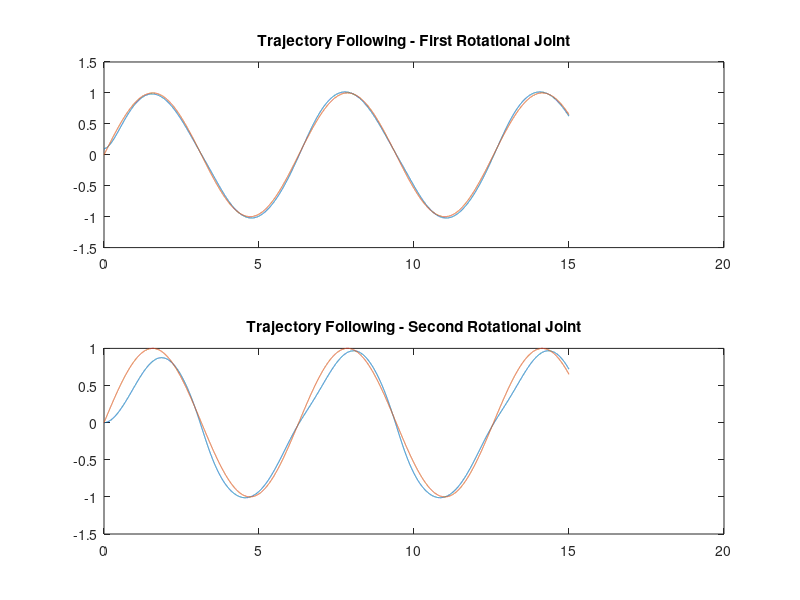
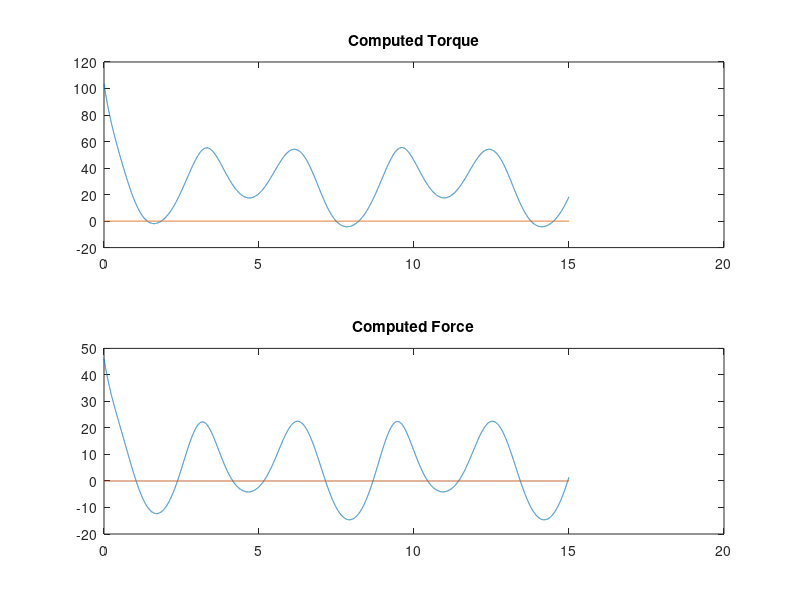
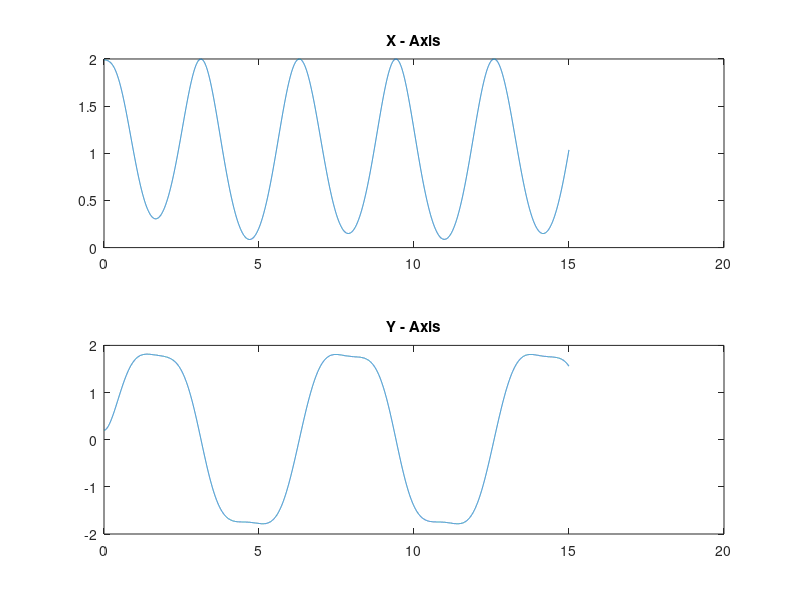
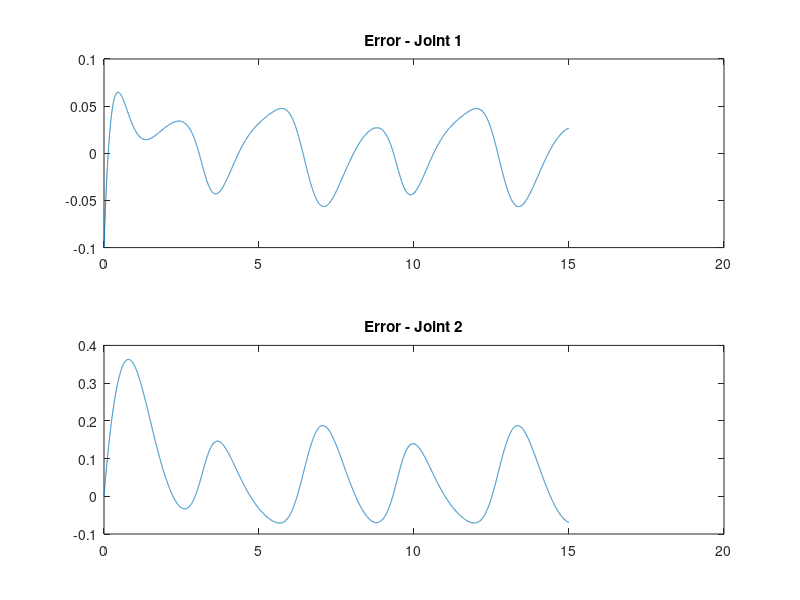

MATLAB code to generate these figures, in order:
clear 
clc
close all
m1 = 0.8; 
m1hat = 0.85; 
m2 = 2.3; 
m2hat = 2.2; 
L1 = 1;
L2 = 1;
delta_t = 0.001;
final_t = 15;
t = 0:delta_t:final_t;
t = t';
t_plot = 0:delta_t:final_t-2*delta_t;
t_plot = t_plot';
sizes = size(t);
%Descomentar para segunda trajetoria
%theta1_d = 0.1*sin(2*pi*t/2);
%theta2_d = 0.1*cos(2*pi*t/2);

%x = cos(theta1_d) + cos(theta1_d + theta2_d);
%y = sin(theta1_d) + sin(theta1_d + theta2_d);
%y = 0.3*sin(5*t) + 0.4*ones(sizes(1),1);
%x = 0.3*cos(5*t) + 0.2*ones(sizes(1),1);

%y = 1*ones(sizes(1),1);
%x = 1*sin(5*t);
%cos_theta2 = (x.^2 + y.^2 - L1^2*ones(sizes(1),1) - L2^2*ones(sizes(1),1))/(2*L1*L2);
%sin_theta2 = (1-cos_theta2.^2).^0.5;
theta2_d = sin(t);
%atan2(sin_theta2, cos_theta2);
theta1_d = sin(t);
%atan2(y, x) - atan2(L2*sin(theta2_d), L1*ones(sizes(1),1) + L2*cos(theta2_d));


theta1_dotd = (1/delta_t)*diff(theta1_d);
theta2_dotd = (1/delta_t)*diff(theta2_d);
theta1_dot2d = (1/delta_t)*diff(theta1_dotd);
theta2_dot2d = (1/delta_t)*diff(theta2_dotd);

q_des = [theta1_d theta2_d]';
q_dot_des = [theta1_dotd theta2_dotd]';
q_dot2_des = [theta1_dot2d theta2_dot2d]';

q0 = [0.1; 0];
q_dot0 = [0; 0];
gain_p = 4;
gain_v = 4;
k_p = [gain_p; gain_p];
k_v = [gain_v; gain_v];

g = 9.8;
q_plot = zeros(sizes(1)-2,2);
computed_torque1 = zeros(sizes(1)-2,2);
computed_torque2 = zeros(sizes(1)-2,2);

error_old = (q_des(:,1) - q0);
error_plot = zeros(sizes(1)-2,2);
for i=1:sizes(1)-2
    error_new = (q_des(:,i) - q0);
    M = [(m1+m2)*L1^2+m2*L2^2+2*m2*L1*L2*cos(q0(2)) m2*L2^2+m2*L1*L2*cos(q0(2)); 
         m2*L2^2 + m2*L1*L2*cos(q0(2)) m2*L2^2]; 
    Mhat = [(m1hat+m2hat)*L1^2+m2hat*L2^2+2*m2hat*L1*L2*cos(q0(2)) m2hat*L2^2+m2hat*L1*L2*cos(q0(2)); 
         m2hat*L2^2 + m2hat*L1*L2*cos(q0(2)) m2hat*L2^2]; 
    V = [-m2*L1*L2*(2*q_dot0(1)*q_dot0(2)+q_dot0(2)^2)*sin(q0(2));
          m2*L1*L2*q_dot0(1)^2*sin(q0(2))];
    Vhat = [-m2hat*L1*L2*(2*q_dot0(1)*q_dot0(2)+q_dot0(2)^2)*sin(q0(2));
          m2hat*L1*L2*q_dot0(1)^2*sin(q0(2))];
    G = [(m1+m2)*g*L1*cos(q0(1))+m2*g*L2*cos(q0(1)+q0(2)); m2*g*L2*cos(q0(1)+q0(2))];   
    Ghat = [(m1hat+m2hat)*g*L1*cos(q0(1))+m2hat*g*L2*cos(q0(1)+q0(2)); m2hat*g*L2*cos(q0(1)+q0(2))];   
    tau = Mhat*(q_dot2_des(:,i) + k_v.*(q_dot_des(:,i)-q_dot0) + k_p.*(q_des(:,i) - q0)) + Vhat +Ghat;
    q_dot2 = inv(M)*(tau-V-G);
    q_dot = q_dot0+ delta_t*q_dot2;
    q = q0 + delta_t*q_dot + 0.5*(q_dot2)*(delta_t)^2;
    error_old = error_new;
    error_plot(i,:) = error_new;
    q0 = q;
    q_dot0 = q_dot;
    computed_torque1(i) = tau(1);
    computed_torque2(i) = tau(2);
    q_plot(i,:) = q;
end



figure(3)
subplot(2,1,1);
plot(t_plot, q_plot(:,1), t, theta1_d);
title('Trajectory Following - First Rotational Joint')

subplot(2,1,2);
plot(t_plot, q_plot(:,2), t, theta2_d);
title('Trajectory Following - Second Rotational Joint')


figure(4)
subplot(2,1,1);
plot(t_plot, computed_torque1);
title('Computed Torque')

subplot(2,1,2);
plot(t_plot, computed_torque2);
title('Computed Force')


x_real1  = L1*cos(q_plot(:,1));

y_real1  = L1*sin(q_plot(:,1));

x_real2  = L1*cos(q_plot(:,1)) + L2*cos(q_plot(:,1)+q_plot(:,2));

y_real2  = L1*sin(q_plot(:,1)) + L2*sin(q_plot(:,1)+q_plot(:,2));


figure(5)
subplot(2,1,1);
plot(t_plot, x_real2);
title('X - Axis')

subplot(2,1,2);
plot(t_plot, y_real2);
title('Y - Axis')


figure(6)
subplot(2,1,1);
plot(t_plot, error_plot(:,1));
title('Error - Joint 1')

subplot(2,1,2);
plot(t_plot, error_plot(:,2));
title('Error - Joint 2')

